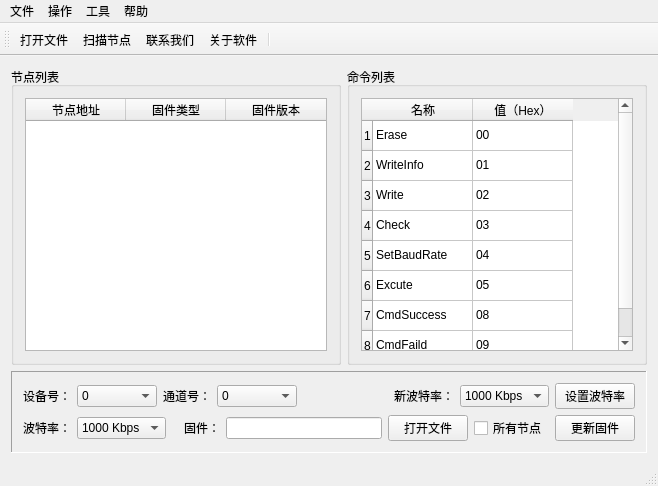
<?xml version="1.0" encoding="UTF-8"?>
<ui version="4.0">
 <class>MainWindow</class>
 <widget class="QMainWindow" name="MainWindow">
  <property name="geometry">
   <rect>
    <x>0</x>
    <y>0</y>
    <width>658</width>
    <height>486</height>
   </rect>
  </property>
  <property name="windowTitle">
   <string>USB2XXX USB2CAN Bootloader</string>
  </property>
  <property name="windowIcon">
   <iconset resource="image.qrc">
    <normaloff>:/images/easyicon_net.png</normaloff>:/images/easyicon_net.png</iconset>
  </property>
  <widget class="QWidget" name="centralWidget">
   <layout class="QGridLayout" name="gridLayout_4">
    <item row="0" column="0">
     <layout class="QVBoxLayout" name="verticalLayout_2">
      <item>
       <layout class="QHBoxLayout" name="horizontalLayout_8">
        <item>
         <widget class="QGroupBox" name="groupBox">
          <property name="minimumSize">
           <size>
            <width>330</width>
            <height>0</height>
           </size>
          </property>
          <property name="title">
           <string>节点列表</string>
          </property>
          <layout class="QGridLayout" name="gridLayout">
           <item row="0" column="0">
            <widget class="QTableWidget" name="nodeListTableWidget">
             <column>
              <property name="text">
               <string>节点地址</string>
              </property>
             </column>
             <column>
              <property name="text">
               <string>固件类型</string>
              </property>
             </column>
             <column>
              <property name="text">
               <string>固件版本</string>
              </property>
             </column>
            </widget>
           </item>
          </layout>
         </widget>
        </item>
        <item>
         <widget class="QGroupBox" name="groupBox_2">
          <property name="minimumSize">
           <size>
            <width>300</width>
            <height>0</height>
           </size>
          </property>
          <property name="title">
           <string>命令列表</string>
          </property>
          <layout class="QGridLayout" name="gridLayout_2">
           <item row="0" column="0">
            <widget class="QTableWidget" name="cmdListTableWidget">
             <row>
              <property name="text">
               <string>1</string>
              </property>
             </row>
             <row>
              <property name="text">
               <string>2</string>
              </property>
             </row>
             <row>
              <property name="text">
               <string>3</string>
              </property>
             </row>
             <row>
              <property name="text">
               <string>4</string>
              </property>
             </row>
             <row>
              <property name="text">
               <string>5</string>
              </property>
             </row>
             <row>
              <property name="text">
               <string>6</string>
              </property>
             </row>
             <row>
              <property name="text">
               <string>7</string>
              </property>
             </row>
             <row>
              <property name="text">
               <string>8</string>
              </property>
             </row>
             <column>
              <property name="text">
               <string>名称</string>
              </property>
             </column>
             <column>
              <property name="text">
               <string>值（Hex）</string>
              </property>
             </column>
             <item row="0" column="0">
              <property name="text">
               <string>Erase</string>
              </property>
              <property name="flags">
               <set>ItemIsSelectable|ItemIsDragEnabled|ItemIsEnabled</set>
              </property>
             </item>
             <item row="0" column="1">
              <property name="text">
               <string>00</string>
              </property>
             </item>
             <item row="1" column="0">
              <property name="text">
               <string>WriteInfo</string>
              </property>
              <property name="flags">
               <set>ItemIsSelectable|ItemIsDragEnabled|ItemIsEnabled</set>
              </property>
             </item>
             <item row="1" column="1">
              <property name="text">
               <string>01</string>
              </property>
             </item>
             <item row="2" column="0">
              <property name="text">
               <string>Write</string>
              </property>
              <property name="flags">
               <set>ItemIsSelectable|ItemIsDragEnabled|ItemIsEnabled</set>
              </property>
             </item>
             <item row="2" column="1">
              <property name="text">
               <string>02</string>
              </property>
             </item>
             <item row="3" column="0">
              <property name="text">
               <string>Check</string>
              </property>
              <property name="flags">
               <set>ItemIsSelectable|ItemIsDragEnabled|ItemIsEnabled</set>
              </property>
             </item>
             <item row="3" column="1">
              <property name="text">
               <string>03</string>
              </property>
             </item>
             <item row="4" column="0">
              <property name="text">
               <string>SetBaudRate</string>
              </property>
              <property name="flags">
               <set>ItemIsSelectable|ItemIsDragEnabled|ItemIsEnabled</set>
              </property>
             </item>
             <item row="4" column="1">
              <property name="text">
               <string>04</string>
              </property>
             </item>
             <item row="5" column="0">
              <property name="text">
               <string>Excute</string>
              </property>
              <property name="flags">
               <set>ItemIsSelectable|ItemIsDragEnabled|ItemIsEnabled</set>
              </property>
             </item>
             <item row="5" column="1">
              <property name="text">
               <string>05</string>
              </property>
             </item>
             <item row="6" column="0">
              <property name="text">
               <string>CmdSuccess</string>
              </property>
              <property name="flags">
               <set>ItemIsSelectable|ItemIsDragEnabled|ItemIsEnabled</set>
              </property>
             </item>
             <item row="6" column="1">
              <property name="text">
               <string>08</string>
              </property>
             </item>
             <item row="7" column="0">
              <property name="text">
               <string>CmdFaild</string>
              </property>
              <property name="flags">
               <set>ItemIsSelectable|ItemIsDragEnabled|ItemIsEnabled</set>
              </property>
             </item>
             <item row="7" column="1">
              <property name="text">
               <string>09</string>
              </property>
             </item>
            </widget>
           </item>
          </layout>
         </widget>
        </item>
       </layout>
      </item>
      <item>
       <widget class="QFrame" name="frame">
        <property name="frameShape">
         <enum>QFrame::Panel</enum>
        </property>
        <property name="frameShadow">
         <enum>QFrame::Sunken</enum>
        </property>
        <layout class="QGridLayout" name="gridLayout_3">
         <item row="0" column="0">
          <layout class="QVBoxLayout" name="verticalLayout">
           <item>
            <layout class="QHBoxLayout" name="horizontalLayout_6">
             <item>
              <layout class="QHBoxLayout" name="horizontalLayout">
               <item>
                <widget class="QLabel" name="label">
                 <property name="text">
                  <string>设备号：</string>
                 </property>
                </widget>
               </item>
               <item>
                <widget class="QComboBox" name="deviceIndexComboBox">
                 <property name="minimumSize">
                  <size>
                   <width>80</width>
                   <height>0</height>
                  </size>
                 </property>
                 <item>
                  <property name="text">
                   <string>0</string>
                  </property>
                 </item>
                 <item>
                  <property name="text">
                   <string>1</string>
                  </property>
                 </item>
                 <item>
                  <property name="text">
                   <string>2</string>
                  </property>
                 </item>
                 <item>
                  <property name="text">
                   <string>3</string>
                  </property>
                 </item>
                 <item>
                  <property name="text">
                   <string>4</string>
                  </property>
                 </item>
                 <item>
                  <property name="text">
                   <string>5</string>
                  </property>
                 </item>
                 <item>
                  <property name="text">
                   <string>6</string>
                  </property>
                 </item>
                 <item>
                  <property name="text">
                   <string>7</string>
                  </property>
                 </item>
                 <item>
                  <property name="text">
                   <string>8</string>
                  </property>
                 </item>
                 <item>
                  <property name="text">
                   <string>9</string>
                  </property>
                 </item>
                </widget>
               </item>
              </layout>
             </item>
             <item>
              <layout class="QHBoxLayout" name="horizontalLayout_2">
               <item>
                <widget class="QLabel" name="label_2">
                 <property name="minimumSize">
                  <size>
                   <width>48</width>
                   <height>0</height>
                  </size>
                 </property>
                 <property name="text">
                  <string>通道号：</string>
                 </property>
                 <property name="alignment">
                  <set>Qt::AlignRight|Qt::AlignTrailing|Qt::AlignVCenter</set>
                 </property>
                </widget>
               </item>
               <item>
                <widget class="QComboBox" name="channelIndexComboBox">
                 <property name="minimumSize">
                  <size>
                   <width>80</width>
                   <height>0</height>
                  </size>
                 </property>
                 <item>
                  <property name="text">
                   <string>0</string>
                  </property>
                 </item>
                 <item>
                  <property name="text">
                   <string>1</string>
                  </property>
                 </item>
                </widget>
               </item>
              </layout>
             </item>
             <item>
              <layout class="QHBoxLayout" name="horizontalLayout_9">
               <item>
                <spacer name="horizontalSpacer">
                 <property name="orientation">
                  <enum>Qt::Horizontal</enum>
                 </property>
                 <property name="sizeHint" stdset="0">
                  <size>
                   <width>40</width>
                   <height>20</height>
                  </size>
                 </property>
                </spacer>
               </item>
               <item>
                <widget class="QLabel" name="label_6">
                 <property name="text">
                  <string>新波特率：</string>
                 </property>
                </widget>
               </item>
               <item>
                <widget class="QComboBox" name="newBaudRateComboBox">
                 <property name="minimumSize">
                  <size>
                   <width>80</width>
                   <height>0</height>
                  </size>
                 </property>
                 <item>
                  <property name="text">
                   <string>1000 Kbps</string>
                  </property>
                 </item>
                 <item>
                  <property name="text">
                   <string>500 Kbps</string>
                  </property>
                 </item>
                 <item>
                  <property name="text">
                   <string>200 Kbps</string>
                  </property>
                 </item>
                 <item>
                  <property name="text">
                   <string>100 Kbps</string>
                  </property>
                 </item>
                 <item>
                  <property name="text">
                   <string>50 Kbps</string>
                  </property>
                 </item>
                 <item>
                  <property name="text">
                   <string>20 Kbps</string>
                  </property>
                 </item>
                </widget>
               </item>
              </layout>
             </item>
             <item>
              <widget class="QPushButton" name="setbaudRatePushButton">
               <property name="minimumSize">
                <size>
                 <width>80</width>
                 <height>0</height>
                </size>
               </property>
               <property name="text">
                <string>设置波特率</string>
               </property>
              </widget>
             </item>
            </layout>
           </item>
           <item>
            <layout class="QHBoxLayout" name="horizontalLayout_7">
             <item>
              <layout class="QHBoxLayout" name="horizontalLayout_3">
               <item>
                <widget class="QLabel" name="label_3">
                 <property name="text">
                  <string>波特率：</string>
                 </property>
                </widget>
               </item>
               <item>
                <widget class="QComboBox" name="baudRateComboBox">
                 <property name="minimumSize">
                  <size>
                   <width>80</width>
                   <height>0</height>
                  </size>
                 </property>
                 <item>
                  <property name="text">
                   <string>1000 Kbps</string>
                  </property>
                 </item>
                 <item>
                  <property name="text">
                   <string>500 Kbps</string>
                  </property>
                 </item>
                 <item>
                  <property name="text">
                   <string>200 Kbps</string>
                  </property>
                 </item>
                 <item>
                  <property name="text">
                   <string>100 Kbps</string>
                  </property>
                 </item>
                 <item>
                  <property name="text">
                   <string>50 Kbps</string>
                  </property>
                 </item>
                 <item>
                  <property name="text">
                   <string>20 Kbps</string>
                  </property>
                 </item>
                </widget>
               </item>
              </layout>
             </item>
             <item>
              <layout class="QHBoxLayout" name="horizontalLayout_5">
               <item>
                <widget class="QLabel" name="label_5">
                 <property name="minimumSize">
                  <size>
                   <width>48</width>
                   <height>0</height>
                  </size>
                 </property>
                 <property name="text">
                  <string>固件：</string>
                 </property>
                 <property name="alignment">
                  <set>Qt::AlignRight|Qt::AlignTrailing|Qt::AlignVCenter</set>
                 </property>
                </widget>
               </item>
               <item>
                <widget class="QLineEdit" name="firmwareLineEdit"/>
               </item>
               <item>
                <widget class="QPushButton" name="openFirmwareFilePushButton">
                 <property name="minimumSize">
                  <size>
                   <width>80</width>
                   <height>0</height>
                  </size>
                 </property>
                 <property name="text">
                  <string>打开文件</string>
                 </property>
                </widget>
               </item>
               <item>
                <widget class="QCheckBox" name="allNodeCheckBox">
                 <property name="minimumSize">
                  <size>
                   <width>75</width>
                   <height>0</height>
                  </size>
                 </property>
                 <property name="text">
                  <string>所有节点</string>
                 </property>
                </widget>
               </item>
              </layout>
             </item>
             <item>
              <widget class="QPushButton" name="updateFirmwarePushButton">
               <property name="minimumSize">
                <size>
                 <width>80</width>
                 <height>0</height>
                </size>
               </property>
               <property name="text">
                <string>更新固件</string>
               </property>
              </widget>
             </item>
            </layout>
           </item>
          </layout>
         </item>
        </layout>
       </widget>
      </item>
     </layout>
    </item>
   </layout>
  </widget>
  <widget class="QMenuBar" name="menuBar">
   <property name="geometry">
    <rect>
     <x>0</x>
     <y>0</y>
     <width>658</width>
     <height>23</height>
    </rect>
   </property>
   <widget class="QMenu" name="menu">
    <property name="title">
     <string>文件</string>
    </property>
    <addaction name="openFirmwareFileAction"/>
    <addaction name="exitAction"/>
   </widget>
   <widget class="QMenu" name="menu_2">
    <property name="title">
     <string>操作</string>
    </property>
    <addaction name="scanNodeAction"/>
   </widget>
   <widget class="QMenu" name="menu_3">
    <property name="title">
     <string>帮助</string>
    </property>
    <addaction name="contactUsAction"/>
    <addaction name="aboutAction"/>
   </widget>
   <widget class="QMenu" name="menu_4">
    <property name="title">
     <string>工具</string>
    </property>
   </widget>
   <addaction name="menu"/>
   <addaction name="menu_2"/>
   <addaction name="menu_4"/>
   <addaction name="menu_3"/>
  </widget>
  <widget class="QToolBar" name="mainToolBar">
   <attribute name="toolBarArea">
    <enum>TopToolBarArea</enum>
   </attribute>
   <attribute name="toolBarBreak">
    <bool>false</bool>
   </attribute>
   <addaction name="openFirmwareFileAction"/>
   <addaction name="scanNodeAction"/>
   <addaction name="contactUsAction"/>
   <addaction name="aboutAction"/>
   <addaction name="separator"/>
  </widget>
  <widget class="QStatusBar" name="statusBar"/>
  <action name="exitAction">
   <property name="icon">
    <iconset resource="image.qrc">
     <normaloff>:/images/gif_48_026.gif</normaloff>:/images/gif_48_026.gif</iconset>
   </property>
   <property name="text">
    <string>退出</string>
   </property>
  </action>
  <action name="scanNodeAction">
   <property name="icon">
    <iconset resource="image.qrc">
     <normaloff>:/images/gif_48_086.gif</normaloff>:/images/gif_48_086.gif</iconset>
   </property>
   <property name="text">
    <string>扫描节点</string>
   </property>
  </action>
  <action name="contactUsAction">
   <property name="icon">
    <iconset resource="image.qrc">
     <normaloff>:/images/gif_48_079.gif</normaloff>:/images/gif_48_079.gif</iconset>
   </property>
   <property name="text">
    <string>联系我们</string>
   </property>
  </action>
  <action name="aboutAction">
   <property name="icon">
    <iconset resource="image.qrc">
     <normaloff>:/images/gif_48_052.gif</normaloff>:/images/gif_48_052.gif</iconset>
   </property>
   <property name="text">
    <string>关于软件</string>
   </property>
  </action>
  <action name="openFirmwareFileAction">
   <property name="icon">
    <iconset resource="image.qrc">
     <normaloff>:/images/gif_48_045.gif</normaloff>:/images/gif_48_045.gif</iconset>
   </property>
   <property name="text">
    <string>打开文件</string>
   </property>
  </action>
 </widget>
 <layoutdefault spacing="6" margin="11"/>
 <resources>
  <include location="image.qrc"/>
 </resources>
 <connections/>
</ui>
